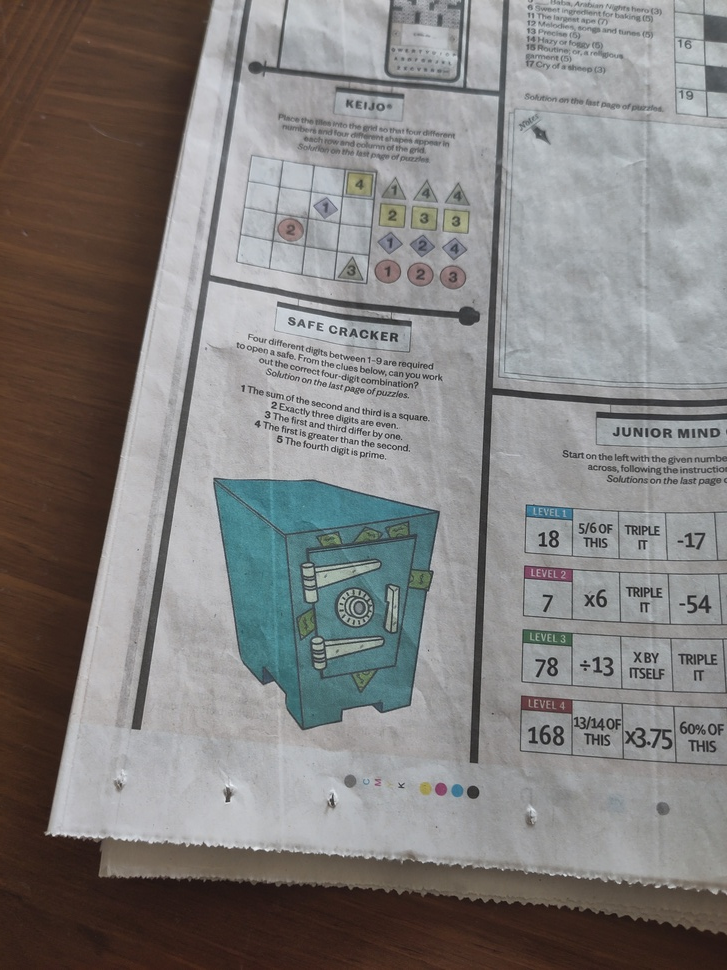
#> input picture ocr/20250601_6452.jpg, 727 x 970 px, shrunk from 3000 x 4000 before the run
$ python test.py 20250601_6452.jpg
#> lines starting #> are read from the running program, lines starting #| are printed output that depends on the picture
import re
import sys

import cv2
import numpy as np
from PIL import Image
import pytesseract


REGEX = r'[1-5] ([A-Za-z-0-9 ]+)[\.\n]'

imgfile = sys.argv[1]


img = cv2.imread(imgfile)
#> img is the input picture: shape (970, 727, 3); mean B, G, R 126, 127.4, 129.7
img = cv2.fastNlMeansDenoisingColored(img, None, 10, 10, 7, 15)
img = cv2.cvtColor(img, cv2.COLOR_BGR2GRAY)
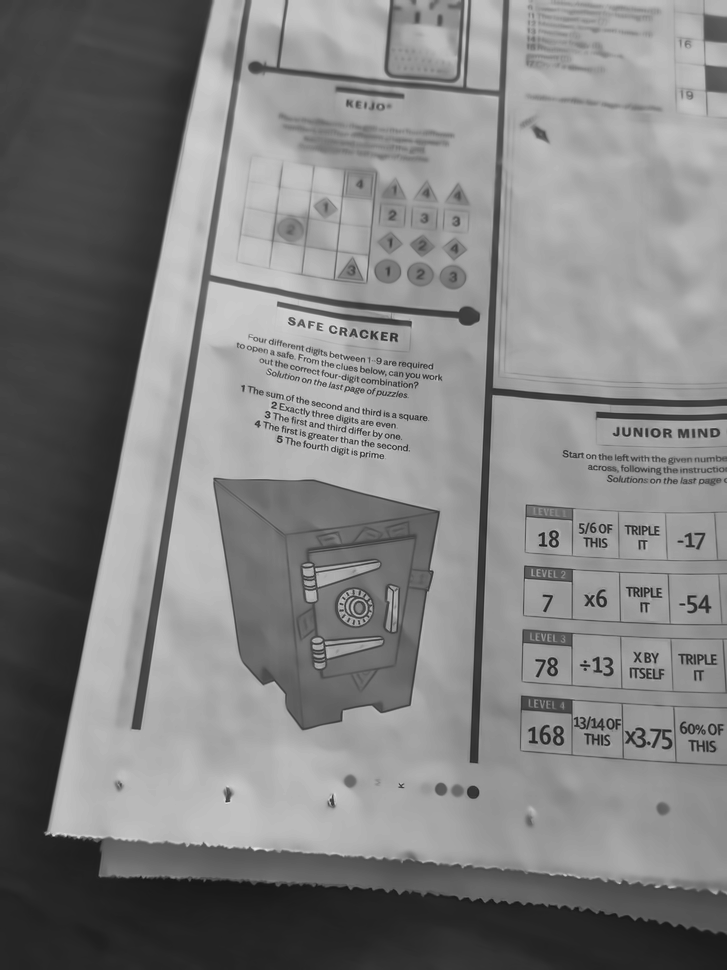
#> img: shape (970, 727); min 16, max 234, mean 127.8
#> (the run stopped early here; a loop or call above may not have finished)
